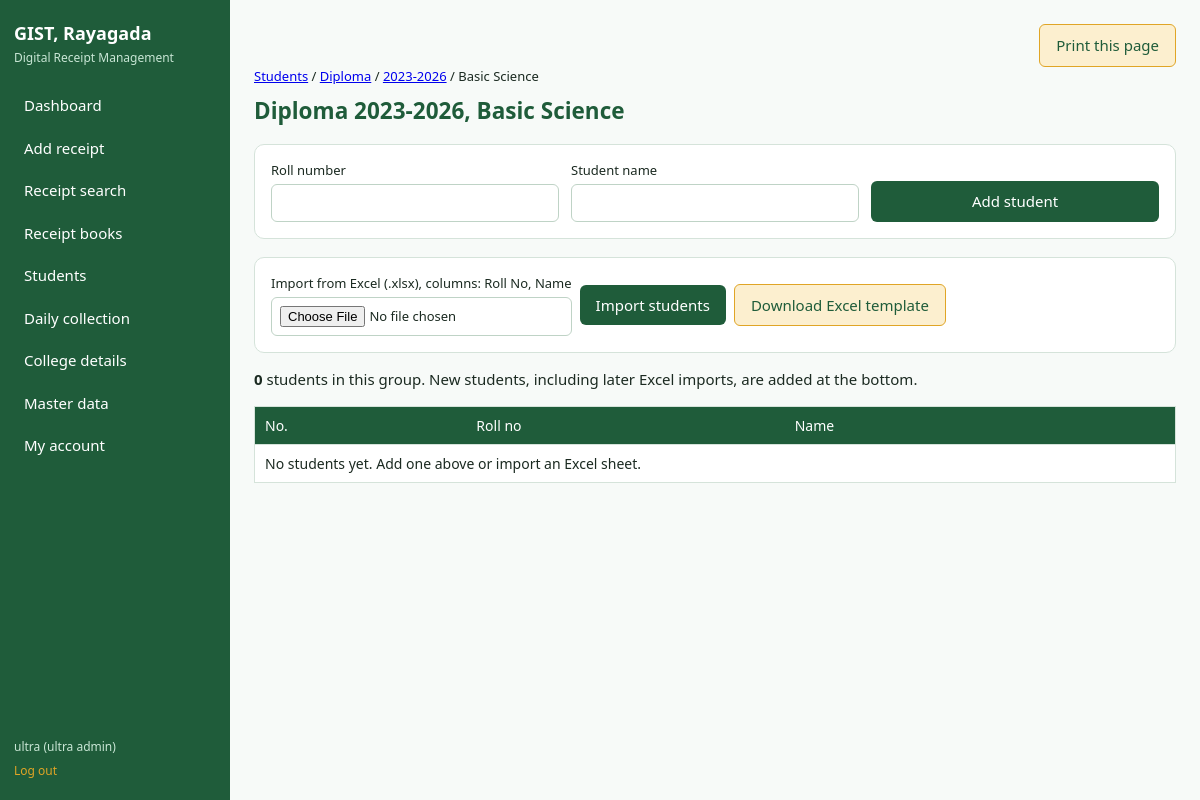
Screenshot of /students/course/1/year/1/branch/5 (signed in) with the database file from the repository.
### tables this page shows
CREATE TABLE settings(key TEXT PRIMARY KEY, value TEXT);

CREATE TABLE courses(id INTEGER PRIMARY KEY, name TEXT UNIQUE NOT NULL, duration INTEGER NOT NULL DEFAULT 4);

CREATE TABLE acad_years(id INTEGER PRIMARY KEY, course_id INTEGER NOT NULL REFERENCES courses(id), label TEXT NOT NULL, UNIQUE(course_id,label));

CREATE TABLE branches(id INTEGER PRIMARY KEY, course_id INTEGER NOT NULL REFERENCES courses(id), name TEXT NOT NULL, UNIQUE(course_id,name));

### app.py (the view, shortened to what this page needs)
@app.route("/students/course/<int:cid>/year/<int:yid>/branch/<int:bid>", methods=["GET", "POST"])
@access(*ENTRY)
def st_list(cid, yid, bid):
    c = db()
    course, year, branch = pick(cid, yid, bid)
    rows = c.execute("SELECT * FROM students WHERE course=? AND acad_session=? AND branch=? ORDER BY id",
                     (course["name"], year["label"], branch["name"])).fetchall()
    return render_template("student_list.html", course=course, year=year, branch=branch, rows=rows)

### app.py (called while the page is built)
def db():
    if "db" not in g:
        g.db = sqlite3.connect(DB)
        g.db.row_factory = sqlite3.Row
        g.db.execute("PRAGMA foreign_keys=ON")
    return g.db

def access(*roles):
    def deco(f):
        @wraps(f)
        def wrapper(*a, **k):
            if "uid" not in session:
                return redirect(url_for("login"))
            if roles and session["role"] != "superadmin" and session["role"] not in roles:
                abort(403)
            return f(*a, **k)
        return wrapper
    return deco

@app.context_processor
def inject():
    c = db()
    return dict(college={r["key"]: r["value"] for r in c.execute("SELECT * FROM settings")},
                qrs=c.execute("SELECT * FROM qr_codes ORDER BY id").fetchall())

def pick(cid, yid=None, bid=None):
    c = db()
    course = c.execute("SELECT * FROM courses WHERE id=?", (cid,)).fetchone() or abort(404)
    year = branch = None
    if yid is not None:
        year = c.execute("SELECT * FROM acad_years WHERE id=? AND course_id=?", (yid, cid)).fetchone() or abort(404)
    if bid is not None:
        branch = c.execute("SELECT * FROM branches WHERE id=? AND course_id=?", (bid, cid)).fetchone() or abort(404)
    return course, year, branch

### templates/student_list.html
{% extends "base.html" %}{% block title %}Students{% endblock %}{% block body %}
<p class="crumbs"><a href="{{ url_for('students') }}">Students</a> / <a href="{{ url_for('st_years', cid=course.id) }}">{{ course.name }}</a> / <a href="{{ url_for('st_branches', cid=course.id, yid=year.id) }}">{{ year.label }}</a> / {{ branch.name }}</p>
<h2>{{ course.name }} {{ year.label }}, {{ branch.name }}</h2>
<form method="post" class="panel grid">
<label>Roll number<input name="roll_no" required></label><label>Student name<input name="name" required></label>
<button>Add student</button></form>
<form method="post" action="{{ url_for('students_import', cid=course.id, yid=year.id, bid=branch.id) }}" enctype="multipart/form-data" class="panel bar">
<label>Import from Excel (.xlsx), columns: Roll No, Name<input type="file" name="file" accept=".xlsx" required></label><button>Import students</button>
<a class="btn alt" href="{{ url_for('students_template') }}">Download Excel template</a></form>
<p><strong>{{ rows|length }}</strong> students in this group. New students, including later Excel imports, are added at the bottom.</p>
<div class="wrap"><table><tr><th>No.</th><th>Roll no</th><th>Name</th>{% if session.role == 'superadmin' %}<th></th>{% endif %}</tr>
{% for s in rows %}<tr><td>{{ loop.index }}</td><td>{{ s.roll_no }}</td><td>{{ s.name }}</td>{% if session.role == 'superadmin' %}<td><a href="{{ url_for('student_edit', sid=s.id) }}">Edit</a><form method="post" action="{{ url_for('student_delete', sid=s.id) }}" style="display:inline;margin-left:10px" onsubmit="return confirm('Delete {{ s.name|e }} permanently?')"><button class="danger" style="padding:3px 10px">Delete</button></form></td>{% endif %}</tr>
{% else %}<tr><td colspan="4">No students yet. Add one above or import an Excel sheet.</td></tr>{% endfor %}</table></div>{% endblock %}

### templates/base.html (shortened to what this page needs)
<!doctype html><html lang="en"><head><meta charset="utf-8"><meta name="viewport" content="width=device-width,initial-scale=1">
<title>{% block title %}Dashboard{% endblock %} | Receipts</title><link rel="stylesheet" href="{{ url_for('static', filename='style.css') }}">
</head><body>
{% if session.uid %}
<aside class="side"><h1>{{ college.get('name') or 'GIST, Rayagada' }}</h1><p>Digital Receipt Management</p>
<nav>
<a href="{{ url_for('dashboard') }}">Dashboard</a>
{% if session.role != 'principal' %}<a href="{{ url_for('receipt_save') }}">Add receipt</a>{% endif %}
<a href="{{ url_for('search') }}">Receipt search</a>
{% if has('admin','accountant') %}<a href="{{ url_for('books') }}">Receipt books</a>{% endif %}
{% if session.role != 'principal' %}<a href="{{ url_for('students') }}">Students</a>{% endif %}
<a href="{{ url_for('daily') }}">Daily collection</a>
{% if has('admin') %}<a href="{{ url_for('college_page') }}">College details</a>{% endif %}
{% if has() %}<a href="{{ url_for('master') }}">Master data</a>{% endif %}
<a href="{{ url_for('account') }}">My account</a>
</nav><div class="who">{{ session.user }} ({{ 'ultra admin' if session.role == 'superadmin' else session.role }})<a href="{{ url_for('logout') }}">Log out</a></div></aside>
{% endif %}
<main>
{% block ph %}{% if session.uid %}
<div class="noprint" style="text-align:right"><button class="btn alt" onclick="window.print()">Print this page</button></div>{% endif %}{% endblock %}
{% block body %}{% endblock %}
</main><script src="{{ url_for('static', filename='app.js') }}"></script></body></html>

### static/style.css (style rules this page uses)
:root { --forest:#1F5C3A;--forest-d:#174a2e;--mint:#E4F3EA;--mint-d:#C9E6D5;--amber-l:#FCEFCF;--amber:#E0A526;--bg:#F7FAF8;--ink:#1B2A21;--red:#B3402F;--line:#D5E3DA }
* { box-sizing:border-box }
body { margin:0;display:flex;min-height:100vh;background:var(--bg);color:var(--ink);font:15px/1.5 "Segoe UI",system-ui,sans-serif }
.side { width:230px;background:var(--forest);color:#fff;padding:20px 14px;display:flex;flex-direction:column;flex-shrink:0 }
.side h1 { font-size:18px;margin:0 }
.side p { margin:2px 0 18px;font-size:12px;color:var(--mint-d) }
.side nav { display:flex;flex-direction:column;gap:2px;flex:1 }
.side a { color:#fff;text-decoration:none;padding:9px 10px;border-radius:6px }
.who { font-size:12px;color:var(--mint-d) }
.who a { display:block;padding:6px 0 0;color:var(--amber) }
main { flex:1;padding:24px;max-width:1100px;min-width:0 }
h2 { margin:0 0 16px;color:var(--forest) }
.panel { background:#fff;border:1px solid var(--line);border-radius:10px;padding:16px;margin-bottom:18px }
.grid { display:grid;grid-template-columns:repeat(auto-fit,minmax(220px,1fr));gap:12px;align-items:end }
label { display:flex;flex-direction:column;font-size:13px;gap:4px }
input,select,textarea { padding:8px;border:1px solid #BFD3C6;border-radius:6px;font:inherit;background:#fff }
button,.btn { background:var(--forest);color:#fff;border:0;border-radius:6px;padding:9px 16px;font:inherit;cursor:pointer;text-decoration:none;display:inline-block }
.btn.alt { background:var(--amber-l);color:var(--forest);border:1px solid var(--amber) }
.wrap { overflow-x:auto }
table { width:100%;border-collapse:collapse;background:#fff;border:1px solid var(--line) }
th { background:var(--forest);color:#fff;text-align:left;font-weight:500 }
th,td { padding:8px 10px;border-bottom:1px solid var(--line);font-size:14px }
.bar { display:flex;gap:8px;margin:14px 0;flex-wrap:wrap;align-items:center }
.crumbs { margin:0 0 8px;font-size:13px }

### rows the page displays
settings: value "GIST, Rayagada"
courses: name "Diploma"
acad_years: label "2023-2026"
branches: name "Basic Science"

### other values shown
{{ session.user }} "ultra"
{{ 'ultra admin' if session.role == 'superadmin' else session.role }} "ultra admin"
{{ rows|length }} "0"
